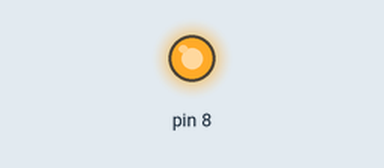
This sketch was run on a simulated Arduino Uno, built with avr-gcc and run on an emulated ATmega328P. Parts: output pins drawn as LEDs (lit = HIGH).

Above: at 0.1 s.
At 1.1 s:
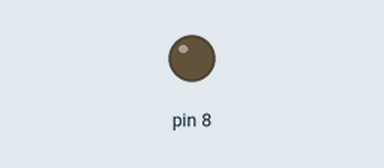
Timing chart, 0 to 2.6 s (numbered marks = the images above):
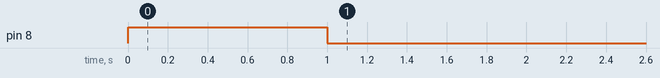

The sketch:

ST12__playKIT_BLOOTOH_car_thingy.ino
```cpp
void setup()
{
  pinMode(8,OUTPUT);

  digitalWrite(8, HIGH);
  delay(1000);
    digitalWrite(8, LOW);
  delay(1000);
}

void loop()
{
}
```
